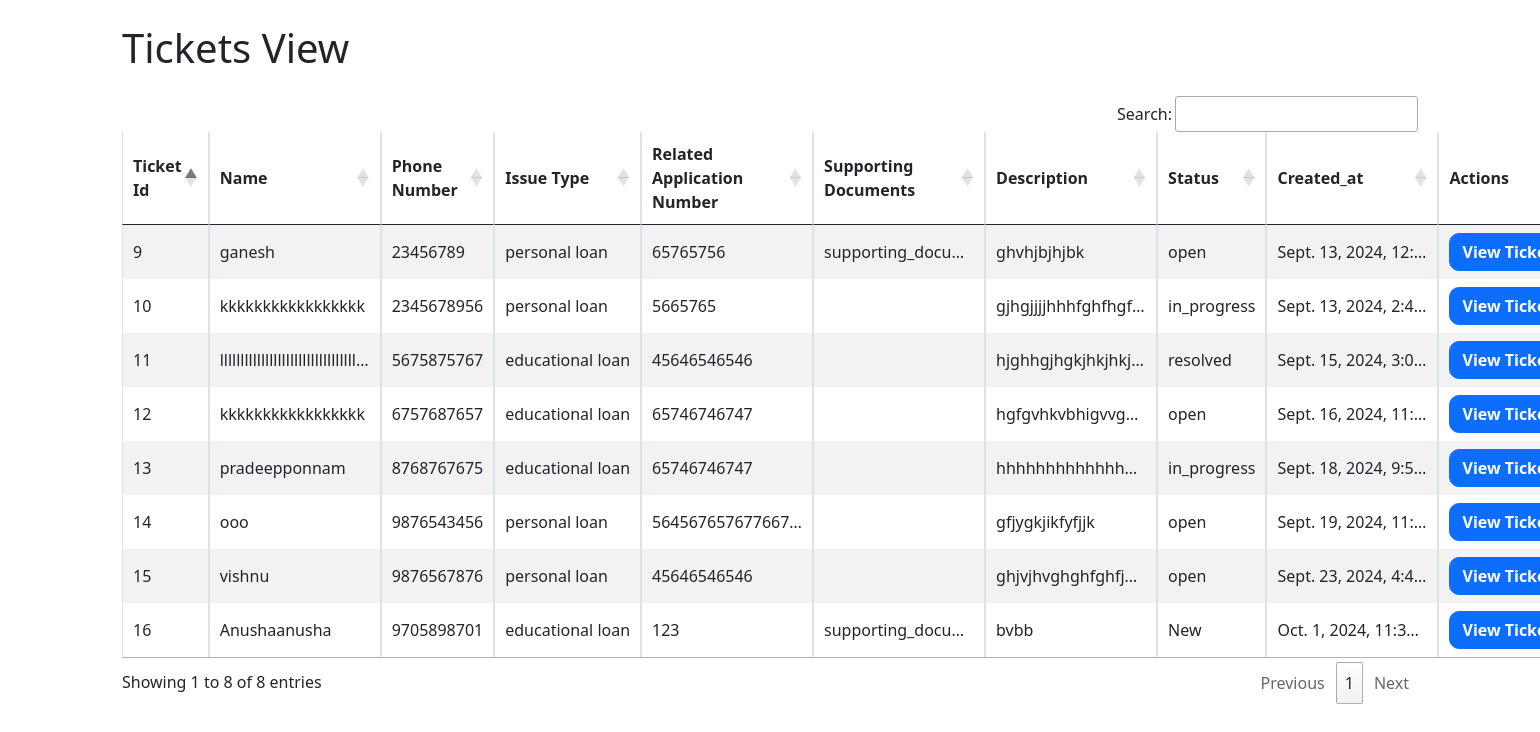
The app's page /ticketview/ with its own data.
### hyd/models.py (models this page shows, shortened)
class Ticket(models.Model):
    TICKET_STATUS_CHOICES = [
        ('New', 'New'),
        ('Open', 'Open'),
        ('In Progress', 'In Progress'),
        ('Closed', 'Closed'),
    ]
    issue_CHOICES = [
        ('personal loan', 'Personal Loan'),
        ('educational loan', 'Educational Loan'),
        ('car loan', 'Car Loan'),
        ('business loan', 'Business Loan'),
        ('Loan Againest Property', 'Loan Againest Property'),
        ('CreditCard', 'CreditCard'),
        ('Insurance', 'Insurance'),
        ('Other Loan', 'Other Loan')
    ]
    ticket_id = models.AutoField(primary_key=True)
    name = models.CharField(max_length=100,validators=[validate_only_letters])
    phone_number = models.CharField(max_length=10,validators=[validate_mobile_number])
    Issue_type = models.CharField(max_length=100,choices=issue_CHOICES)  # Type of the issue
    description = models.TextField()  # Detailed description of the issue
    related_application_number = models.CharField(max_length=100, blank=True, null=True)  # Related application number (optional)
    supporting_documents = models.FileField(upload_to='supporting_documents/', blank=True, null=True)  # Uploaded documents (optional)
    status = models.CharField(max_length=20, choices=TICKET_STATUS_CHOICES, default='New')  # Current status of the ticket
    created_at = models.DateTimeField(auto_now_add=True)  # Timestamp when the ticket was created
    updated_at = models.DateTimeField(auto_now=True)  # Timestamp when the ticket was last updated

### hyd/views.py (the view)
# urls.py: path('ticketview/',views.ticketview,name='ticketview'),
def ticketview(request):
     data=Ticket.objects.all()
     return render(request,'ticket_view.html',{'data':data})

### hyd/templates/ticket_view.html (shortened to what this page needs)
<!DOCTYPE html>
<html lang="en">
<head>
    <link href="https://cdn.jsdelivr.net/npm/bootstrap@5.0.2/dist/css/bootstrap.min.css" rel="stylesheet">
    <link rel="stylesheet" href="https://cdn.datatables.net/1.13.6/css/jquery.dataTables.min.css">
    <link rel="stylesheet" href="https://cdn.datatables.net/buttons/2.3.6/css/buttons.dataTables.min.css">
    <link rel="stylesheet" href="https://cdn.datatables.net/responsive/2.4.1/css/responsive.dataTables.min.css">
</head>
<body>
    <div class="container my-4">
        <h1 class="mb-4">Tickets View</h1>
        <table id="ticketTable" class="table table-bordered table-striped table-responsive">
            <thead>
                <tr>
                    <th>Ticket Id</th>
                    <th>Name</th>
                    <th>Phone Number</th>
                    <th>Issue Type</th>
                    <th>Related Application Number</th>
                    <th>Supporting Documents</th>
                    <th>Description</th>
                    <th>Status</th>
                    <th>Created_at</th>
                    <th>Actions</th>
                </tr>
            </thead>
            <tbody>
                {% for x in data %}
                <tr>
                    <td>{{ x.ticket_id }}</td>
                    <td>{{ x.name }}</td>
                    <td>{{ x.phone_number }}</td>
                    <td>{{ x.Issue_type }}</td>
                    <td>{{ x.related_application_number }}</td>
                    <td>{{ x.supporting_documents }}</td>
                    <td>{{ x.description }}</td>
                    <td>{{ x.status }}</td>
                    <td>{{ x.created_at }}</td>
                    <td>
                        <a href="{% url 'ticket_details' x.pk %}" class="btn btn-primary">
                            <b>View Ticket Details</b>
                        </a>
                    </td>
                </tr>
                {% endfor %}
            </tbody>
        </table>
    </div>
</body>
</html>

### hyd/templates/ticket_view.html (style rules this page uses)
table th { text-align: center; vertical-align: middle; }
table td { vertical-align: middle; max-width: 150px; overflow: hidden; text-overflow: ellipsis; white-space: nowrap; }
table { width: 100%; table-layout: auto; }
a.btn-primary { border-radius: 10px; width: 100%; }

### records on screen
Ticket: ticket_id "9", name "ganesh", phone_number "23456789", Issue_type "personal loan", related_application_number "65765756", supporting_documents "supporting_docu…", description "ghvhjbjhjbk", status "open", created_at "Sept. 13, 2024, 12:…"
Ticket: ticket_id "10", name "kkkkkkkkkkkkkkkkk", phone_number "2345678956", Issue_type "personal loan", related_application_number "5665765", description "gjhgjjjjhhhfghfhgf…", status "in_progress", created_at "Sept. 13, 2024, 2:4…"
Ticket: ticket_id "11", name "lllllllllllllllllllllllllllllllll…", phone_number "5675875767", Issue_type "educational loan", related_application_number "45646546546", description "hjghhgjhgkjhkjhkj…", status "resolved", created_at "Sept. 15, 2024, 3:0…"
Ticket: ticket_id "12", name "kkkkkkkkkkkkkkkkk", phone_number "6757687657", Issue_type "educational loan", related_application_number "65746746747", description "hgfgvhkvbhigvvg…", status "open", created_at "Sept. 16, 2024, 11:…"
Ticket: ticket_id "13", name "pradeepponnam", phone_number "8768767675", Issue_type "educational loan", related_application_number "65746746747", description "hhhhhhhhhhhhh…", status "in_progress", created_at "Sept. 18, 2024, 9:5…"
Ticket: ticket_id "14", name "ooo", phone_number "9876543456", Issue_type "personal loan", related_application_number "564567657677667…", description "gfjygkjikfyfjjk", status "open", created_at "Sept. 19, 2024, 11:…"
Ticket: ticket_id "15", name "vishnu", phone_number "9876567876", Issue_type "personal loan", related_application_number "45646546546", description "ghjvjhvghghfghfj…", status "open", created_at "Sept. 23, 2024, 4:4…"
Ticket: ticket_id "16", name "Anushaanusha", phone_number "9705898701", Issue_type "educational loan", related_application_number "123", supporting_documents "supporting_docu…", description "bvbb", status "New", created_at "Oct. 1, 2024, 11:3…"
